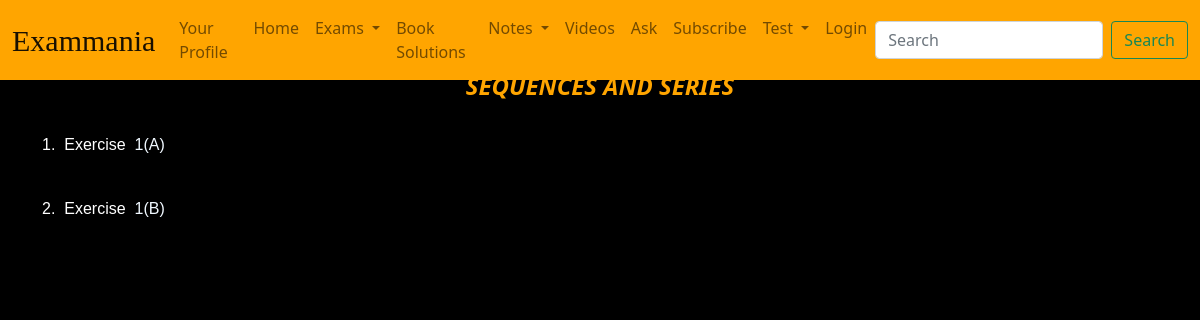
Page /home/exercise-list/A Text Book of Algebra/SEQUENCES AND SERIES/ on the earlier database version.
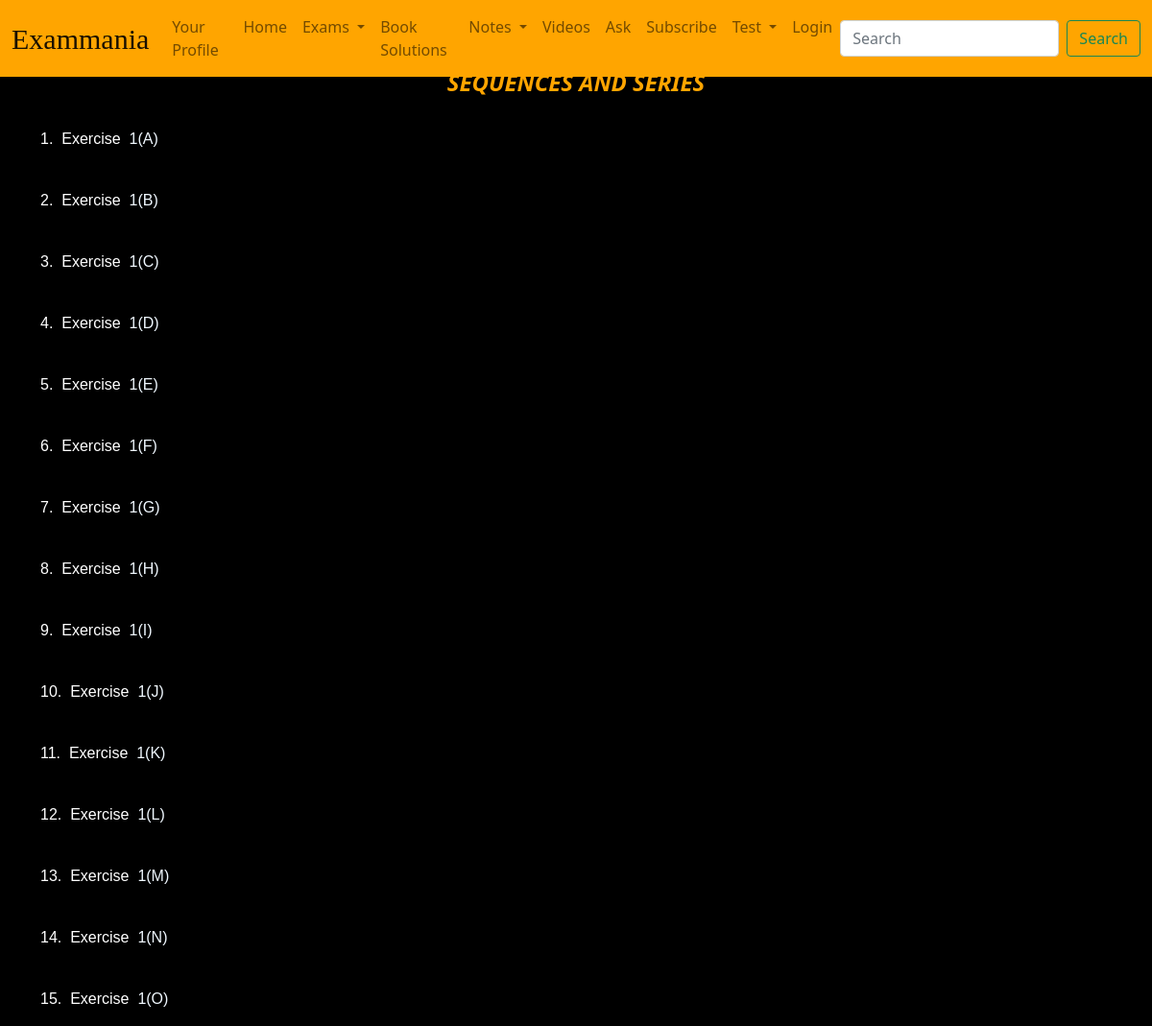
Same page on the later database version.
### main/models.py (models this page shows, shortened)
class Chapter(models.Model):
    name= models.CharField(max_length=250)
    book= models.ForeignKey(Book, related_name="chapters", on_delete=models.CASCADE)

class Exercise(models.Model):
    name= models.CharField(max_length=250)
    questions= models.ManyToManyField(BookQuestion, related_name="Exercises", blank=True, through="ExerciseQuestionIntermidiate")
    chapter= models.ForeignKey(Chapter, related_name="exercises", on_delete=models.CASCADE)

### main/views.py (the view)
# urls.py: path("exercise-list/<str:book_name>/<str:chapter_name>/", views.exerciselist, name="exercise_list"),
def exerciselist(request, book_name, chapter_name):
  book=Book.objects.get(name=book_name)
  chapter = Chapter.objects.get(book__name=book_name, name=chapter_name)
  exercises = Exercise.objects.filter(chapter=chapter)
  dic={
    "Exercises": exercises,
    "Chapter": chapter,
    "Book":book,
    "no":0
  }
  print(book.name)
  print(chapter.name)
  return render(request, "main/exerciselist.html", dic)

### templates/main/exerciselist.html (shortened to what this page needs)
{% extends 'main/base.html' %}
{% load static %}
{% block extrahead %}
<link rel="stylesheet" href="{% static 'main/css/exerciselist.css' %}">
{% endblock %}
{% block body %}
<div class="container">
    <h1 id="heading">{{ Chapter.name }}</h1>
    {% for exercise in Exercises %}
    <p id="exercise_name">{{ forloop.counter }}.&nbsp;&nbsp;Exercise&nbsp;&nbsp;<a
            href="{% url 'main:exercise_solution' Book.name Chapter.name exercise.name 0 %}">{{ exercise.name }}</a>
    </p>
    {% endfor %}
</div>
{% endblock %}

### templates/main/base.html (shortened to what this page needs)
{% load static %}
<!DOCTYPE html>
<html lang="en">
<head>
    <link href="https://cdn.jsdelivr.net/npm/bootstrap@5.0.2/dist/css/bootstrap.min.css" rel="stylesheet"
>
    <link rel="stylesheet" href="https://cdn.jsdelivr.net/npm/boxicons@latest/css/boxicons.min.css">
    <link rel="stylesheet" href="{% static 'main/css/base.css' %}">
    {% block extrahead %}
    {% endblock %}
</head>
<body>
    <nav class="navbar navbar-expand-lg navbar-light fixed-top">
        <div class="container-fluid">
            <a class="navbar-brand" href="#">Exammania</a>
            <div class="collapse navbar-collapse" id="navbarSupportedContent">
                <ul class="navbar-nav me-auto mb-2 mb-lg-0">
                    <li class="nav-item">
                        <a class="nav-link" href="{% url 'profile' %}">Your Profile</a>
                    </li>
                    <li class="nav-item">
                        <a class="nav-link" href="{% url 'main:index' %}">Home</a>
                    </li>
                    <li class="nav-item dropdown">
                        <a class="nav-link dropdown-toggle" data-bs-auto-close="outside" href="#" role="button"
                            data-bs-toggle="dropdown" aria-expanded="false">
                            Exams
                        </a>
                    </li>
                    <li class="nav-item">
                        <a class="nav-link" href="{% url 'main:book_solution' %}">Book Solutions</a>
                    </li>
                    <li class="nav-item dropdown">
                        <a class="nav-link dropdown-toggle" href="#" id="subjectDropdown" role="button"
                            data-bs-toggle="dropdown" aria-haspopup="true" aria-expanded="false">
                            Notes
                        </a>
                    </li>
                    <li class="nav-item">
                        <a class="nav-link" href="{% url 'videos_main' %}">Videos</a>
                    </li>
                    <li class="nav-item">
                        <a class="nav-link" href="{% url 'question_list' %}">Ask</a>
                    </li>
                    <li class="nav-item">
                        <a class="nav-link" href="{% url 'join' %}">Subscribe</a>
                    </li>
                    <li class="nav-item dropdown">
                        <a class="nav-link dropdown-toggle" href="#" id="subjectDropdown" role="button"
                            data-bs-toggle="dropdown" aria-haspopup="true" aria-expanded="false">
                            Test
                        </a>
                    </li>
                    {% if user.is_authenticated %}
                    <li class="nav-item">
                        <a class="nav-link" href="{% url 'account_logout' %}">Logout</a>
                    </li>
                    {% else %}
                    <li class="nav-item">
                        <a class="nav-link" href="{% url 'account_login' %}">Login</a>
                    </li>
                    {% endif %}
                </ul>
                <form class="d-flex">
                    <input class="form-control me-2" type="search" placeholder="Search" aria-label="Search">
                    <button class="btn btn-outline-success" type="submit">Search</button>
                </form>
            </div>
        </div>
    </nav>
    <p class="mb-5" style="text-align: center;">[mathjax]</p>
    {% block body %}
    {% endblock %}
</body>
</html>

### main/static/main/css/base.css (style rules this page uses)
body { background-color: black; color: white; }
.navbar { background-color: orange; }
.navbar-brand { font-family: "Pacifico", cursive; font-size: 30px; }

### main/static/main/css/exerciselist.css (style rules this page uses)
#heading { text-align: center; color: orange; font-style: oblique; font-weight: bold; font-size: 1.5rem; }
#exercise_name { padding-top: 1.5rem; font-size: 1rem; font-family: sans-serif }
a { text-decoration: none; color: aliceblue; }

### templates/main/base.html (style rules this page uses)
body { background-image: url(/static/main/images/darkened.png); background-attachment: fixed; background-position: center; background-size: cover; }

Differences in the rows shown:
added Exercise: name "1(C)"
added Exercise: name "1(D)"
added Exercise: name "1(E)"
added Exercise: name "1(F)"
added Exercise: name "1(G)"
added Exercise: name "1(H)"
added Exercise: name "1(I)"
added Exercise: name "1(J)"
added Exercise: name "1(K)"
added Exercise: name "1(L)"
added Exercise: name "1(M)"
added Exercise: name "1(N)"
added Exercise: name "1(O)"
